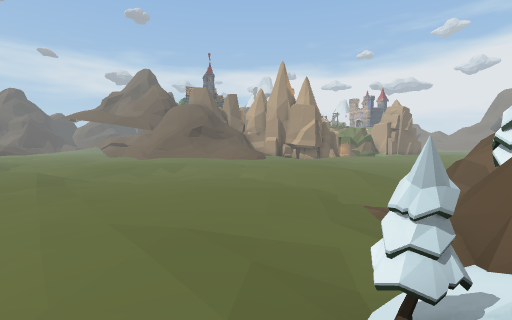
View 1 (above)

20 first-person views from a walk through a Unity game level. The camera is 1.3 m above the floor, tilts 4° down and sees 90° across. The floor is counted in squares, 2 m on a side. Each view is taken from the middle of a square. On the plan, view 1 faces up. The plan holds only what a view shows up to about 9 squares ahead; the rest is blank. The place goes on beyond the plan. The player is left out. Some surface patterns are stand-ins.

View 2
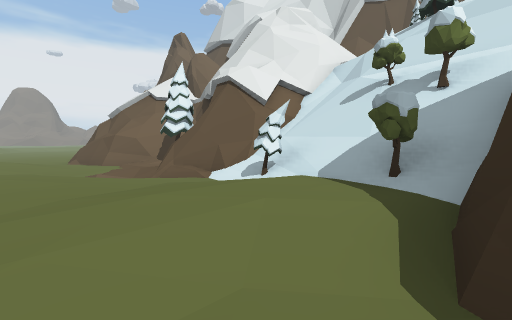

View 3
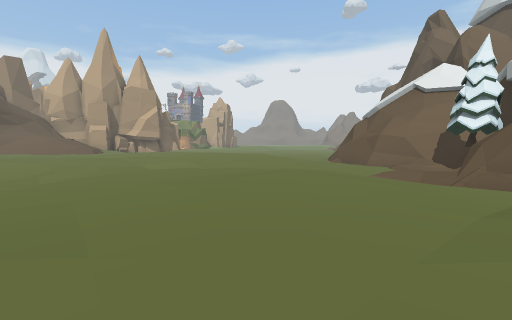

View 4
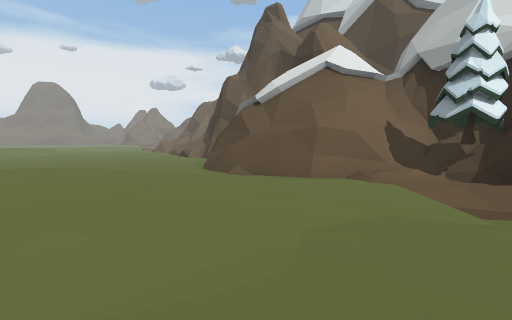

View 5
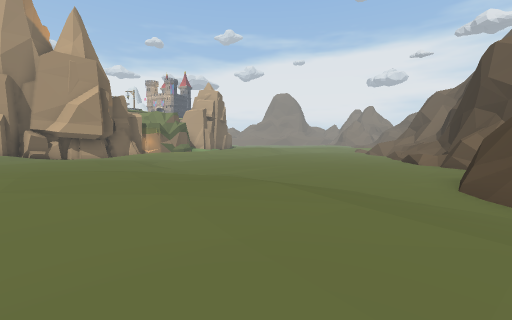

View 6
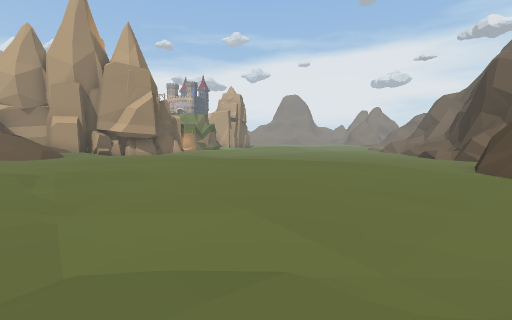

View 7
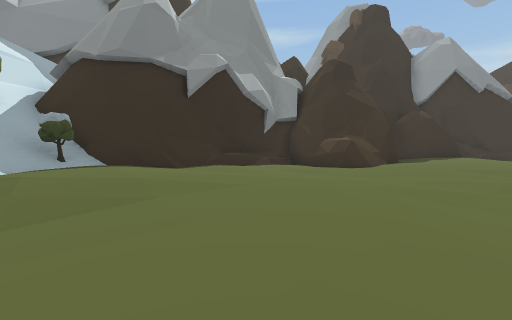

View 8
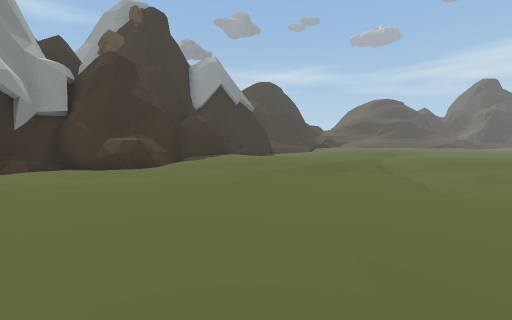

View 9
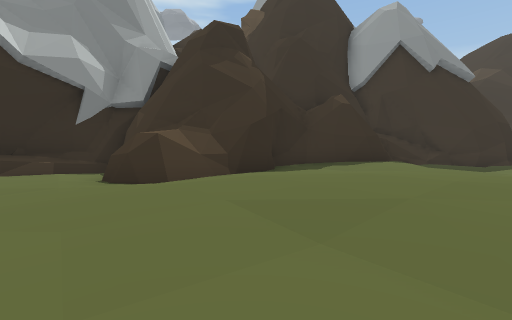

View 10
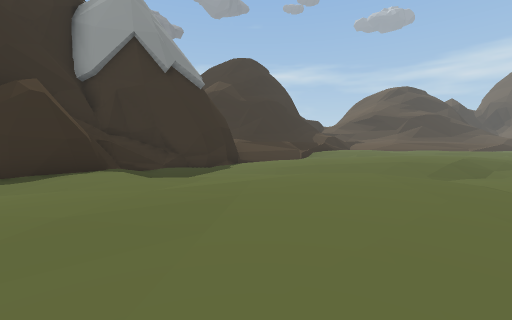

View 11
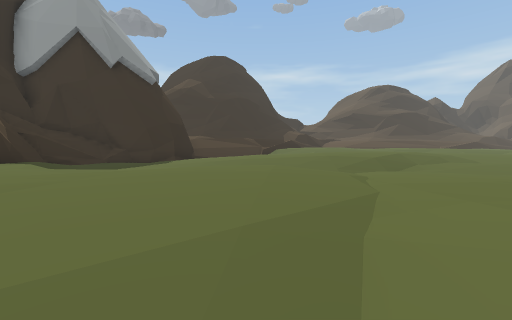

View 12
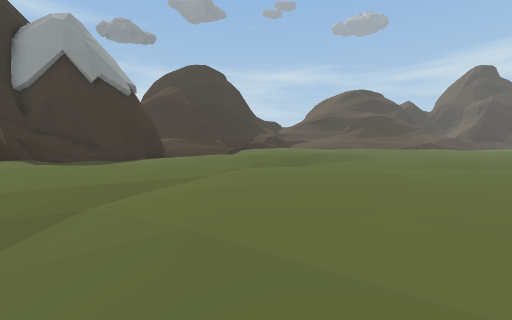

View 13
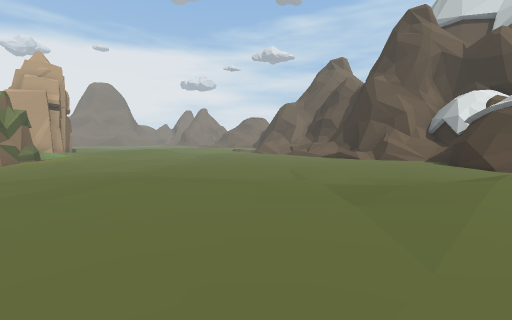

View 14
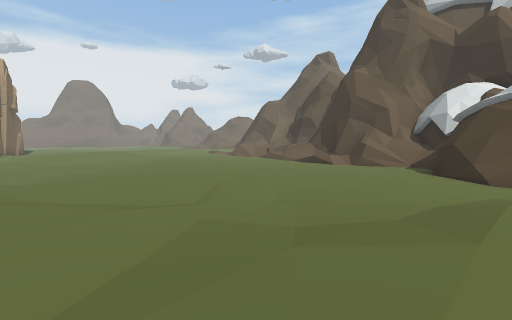

View 15
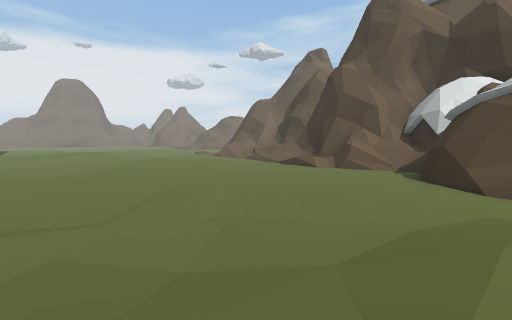

View 16
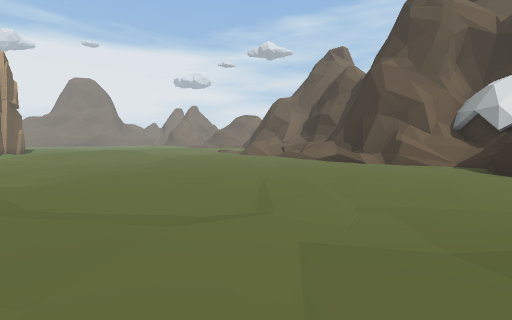

View 17
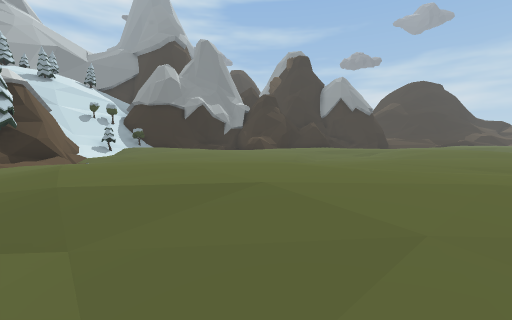

View 18
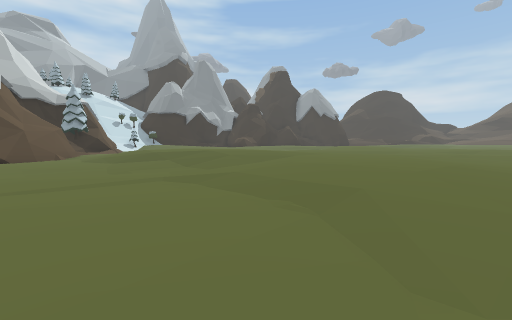

View 19
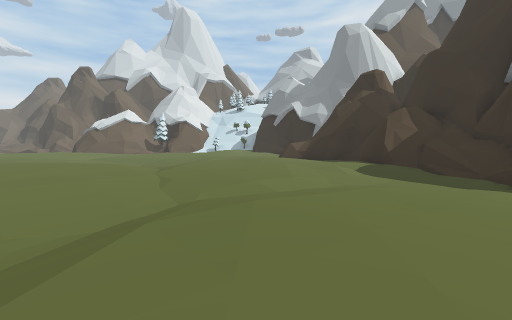

View 20
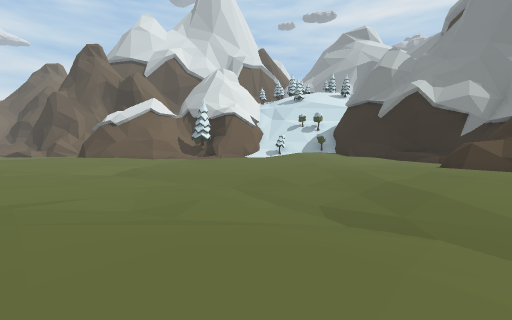

### Floor plan
Key: @ floor where view 1 was taken; # wall or solid block; . main floor; : floor 0.25 m higher than the main floor; - floor 0.25 m lower than the main floor; _ floor 0.5 m lower than the main floor; < floor 0.75 m lower than the main floor; ( floor 1 m lower than the main floor; / step, stairs or slope; = window, fence, low wall or low ledge; ^ raised ledge; T pine tree; R tree.
Columns run from 17 left of view 1 to 12 right of it. Each row starts with its distance up from view 1.
 26                          -.
 25                         -.. .-
 24                        _______
 23                       -__<____
 22                 /-   --__<(<<_
 21   .-         ...---...--____<<
 20   .-_        .........._______
 19 ...-__        ........._______
 18 ..--_-          ......-_______
 17 ..--_-..        .....-________
 16 :.--_-...  ...........________
 15 ::/_--...:::.......::.________
 14 ::./-....::..-.....::.-_______
 13 .:.._-......__--....:.._______
 12 ...-......-____-_......_______
 11 ...-.....______---....._______
 10 ..--......___/----....-_####_=
  9 --_-......-_--------.-_/#  ###
  8 ____-......----....--__##
  7 #___...............-___##
  6 #__................_//_#
  5 #==##.............-_=###
  4 ##=##/-#^#.--....--_###
  3  #########---....._/###
  2          #--....:.T/###
  1          ##==##.:////##
  0          #######R@////#
 -1                ##RR/=##
 -2                 ##=###
 -3                 #=##

Where each view was taken, in squares from view 1:
view 1: 0 up, 0 right, facing up
view 2: 2 up, 4 left, facing right
view 3: 4 up, 4 left, facing up-right
view 4: 9 up, 0 right, facing right
view 5: 10 up, 2 right, facing up-right
view 6: 10 up, 1 left, facing up-right
view 7: 7 up, 0 right, facing down-left
view 8: 7 up, 0 right, facing left
view 9: 8 up, 6 left, facing down-left
view 10: 9 up, 8 left, facing left
view 11: 11 up, 8 left, facing left
view 12: 13 up, 6 left, facing left
view 13: 18 up, 0 right, facing right
view 14: 16 up, 2 right, facing right
view 15: 15 up, 3 right, facing right
view 16: 17 up, 3 right, facing right
view 17: 16 up, 5 right, facing down-left
view 18: 21 up, 8 right, facing down-left
view 19: 15 up, 17 left, facing down-right
view 20: 14 up, 9 left, facing down-right
